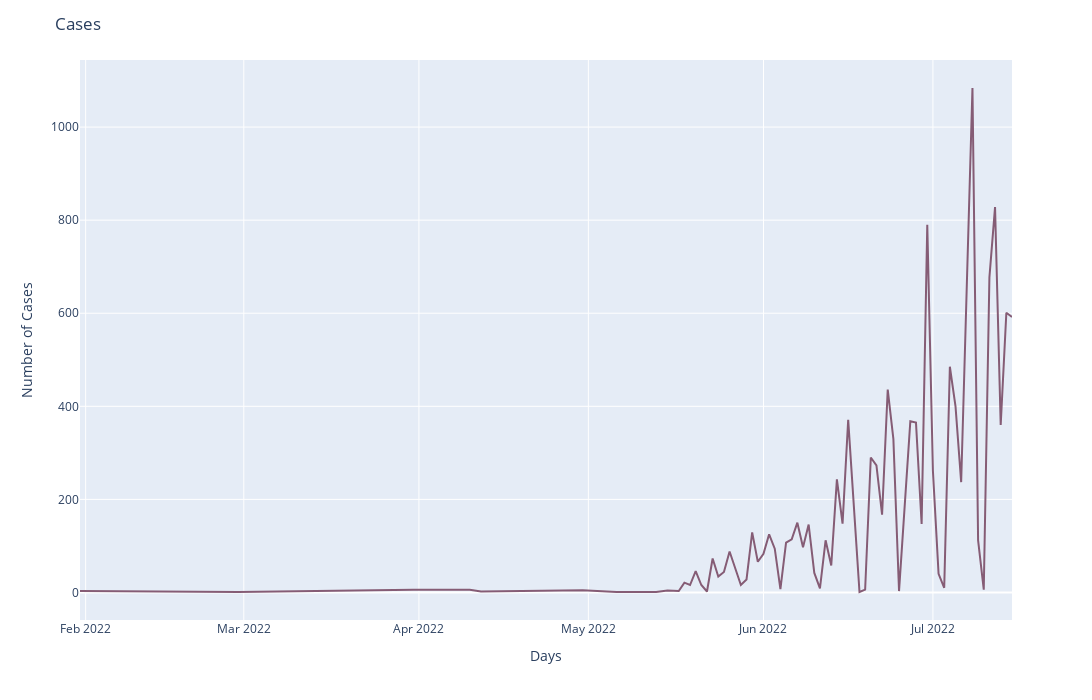

The code cell stored with this chart in its notebook:
### Code cell
fig = px.line(ts_data, x=ts_data.index, y="cases", width=700, color_discrete_sequence=px.colors.qualitative.Antique)
fig.update_layout(title="Cases", xaxis_title="Days", yaxis_title="Number of Cases",height=700,width=1200)
fig.show(renderer='colab')

### Figure 1 — Plotly figure (JSON) as saved in the notebook; plotly's stock layout.template omitted (floating-point values rounded to 4 significant figures)
{"data": [{"hovertemplate": "index=%{x}<br>cases=%{y}<extra></extra>", "legendgroup": "", "line": {"color": "rgb(133, 92, 117)", "dash": "solid"}, "marker": {"symbol": "circle"}, "mode": "lines", "name": "", "orientation": "v", "showlegend": false, "x": ["2022-01-31", "2022-02-19", "2022-02-28", "2022-03-31", "2022-04-10", "2022-04-12", "2022-04-30", "2022-05-06", "2022-05-12", "2022-05-13", "2022-05-15", "2022-05-17", "2022-05-18", "2022-05-19", "2022-05-20", "2022-05-21", "2022-05-22", "2022-05-23", "2022-05-24", "2022-05-25", "2022-05-26", "2022-05-27", "2022-05-28", "2022-05-29", "2022-05-30", "2022-05-31", "2022-06-01", "2022-06-02", "2022-06-03", "2022-06-04", "2022-06-05", "2022-06-06", "2022-06-07", "2022-06-08", "2022-06-09", "2022-06-10", "2022-06-11", "2022-06-12", "2022-06-13", "2022-06-14", "2022-06-15", "2022-06-16", "2022-06-17", "2022-06-18", "2022-06-19", "2022-06-20", "2022-06-21", "2022-06-22", "2022-06-23", "2022-06-24", "2022-06-25", "2022-06-26", "2022-06-27", "2022-06-28", "2022-06-29", "2022-06-30", "2022-07-01", "2022-07-02", "2022-07-03", "2022-07-04", "2022-07-05", "2022-07-06", "2022-07-07", "2022-07-08", "2022-07-09", "2022-07-10", "2022-07-11", "2022-07-12", "2022-07-13", "2022-07-14", "2022-07-15"], "xaxis": "x", "y": [3, 1, 1, 6, 6, 2, 5, 1, 1, 1, 4, 3, 21, 16, 46, 16, 2, 73, 34, 44, 88, 51, 16, 28, 129, 66, 83, 125, 94, 7, 107, 114, 150, 97, 146, 42, 9, 112, 58, 243, 148, 371, 196, 1, 6, 290, 273, 167, 436, 330, 3, 190, 368, 365, 147, 790, 261, 40, 10, 485, 400, 237, 650, 1084, 112, 6, 677, 828, 360, 601, 592], "yaxis": "y", "type": "scatter"}], "layout": {"xaxis": {"anchor": "y", "domain": [0, 1], "title": {"text": "Days"}}, "yaxis": {"anchor": "x", "domain": [0, 1], "title": {"text": "Number of Cases"}}, "legend": {"tracegroupgap": 0}, "margin": {"t": 60}, "width": 1200, "title": {"text": "Cases"}, "height": 700}}
